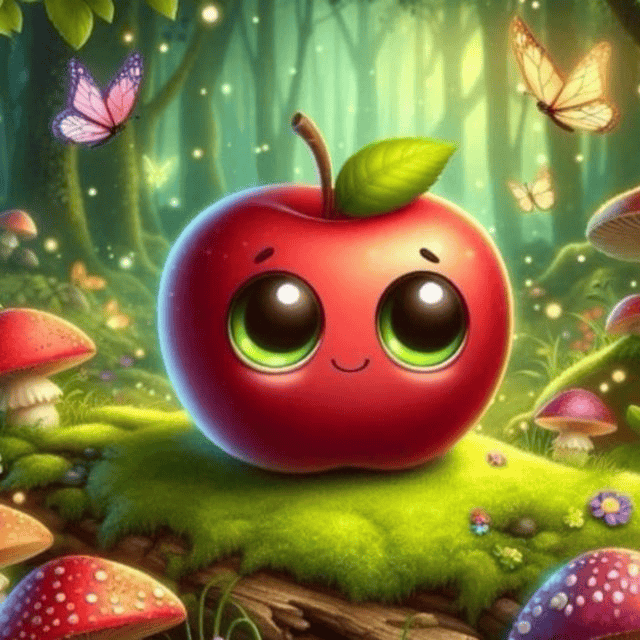
#> input picture input.png, 640 x 640 px
$ python conv.py
#> lines starting #> are read from the running program, lines starting #| are printed output that depends on the picture

import numpy as np
from PIL import Image


def conv_arr(inp: np.ndarray, ker: np.ndarray) -> np.ndarray:

    out = np.zeros_like(inp)

    if ker.size % 2 == 0:
        print("ker.size must be odd")
        return out

    inp_shift = ker.size // 2

    for out_index in range(out.size):

        sum = 0

        for ker_index in range(ker.size):

            inp_index = out_index - inp_shift + ker_index

            if inp_index < 0:
                refl_inp_index = -inp_index
                if refl_inp_index < inp.size:
                    sum += inp[refl_inp_index] * ker[ker_index]

            elif inp_index >= inp.size:
                refl_inp_index = 2 * (inp.size - 1) - inp_index
                if refl_inp_index >= 0:
                    sum += inp[refl_inp_index] * ker[ker_index]

            else:
                sum += inp[inp_index] * ker[ker_index]

        out[out_index] = sum

    return out


def check_mat_ker(ker: np.ndarray) -> bool:

    if ker.ndim != 2:
        print("ker must be 2D matrix")
        return False

    if ker.shape[0] != ker.shape[1]:
        print("ker must be square matrix")
        return False

    if ker.size % 2 == 0:
        print("ker.size must be odd")
        return False

    return True


def conv_mat(inp: np.ndarray, ker: np.ndarray) -> np.ndarray:

    out       = np.zeros_like(inp)
    shift_y   = ker.shape[0] // 2

    if not check_mat_ker(ker):
        return out

    for y in range(out.shape[0]):

        sum_arr = np.zeros_like(out[0])
        ker_y = 0

        for yy in range(y - shift_y, y + shift_y):

            if yy < 0:
                if -yy < out.shape[0]:
                    sum_arr += conv_arr(inp[-yy], ker[ker_y])

            elif yy >= out.shape[0]:
                    inp_y = 2 * (out.shape[0] - 1) - yy
                    if inp_y >= 0:
                        sum_arr += conv_arr(inp[inp_y], ker[ker_y])

            else:
                sum_arr += conv_arr(inp[yy], ker[ker_y])

            ker_y += 1

        out[y] = sum_arr

    return out


def main():

    ker = np.array([[1.2, 1.2, 1.2],
                    [1.2,   0, 1.2],
                    [1.2, 1.2, 1.2]])

    print("ker = \n", ker)

    img = Image.open('input.png').convert('L')
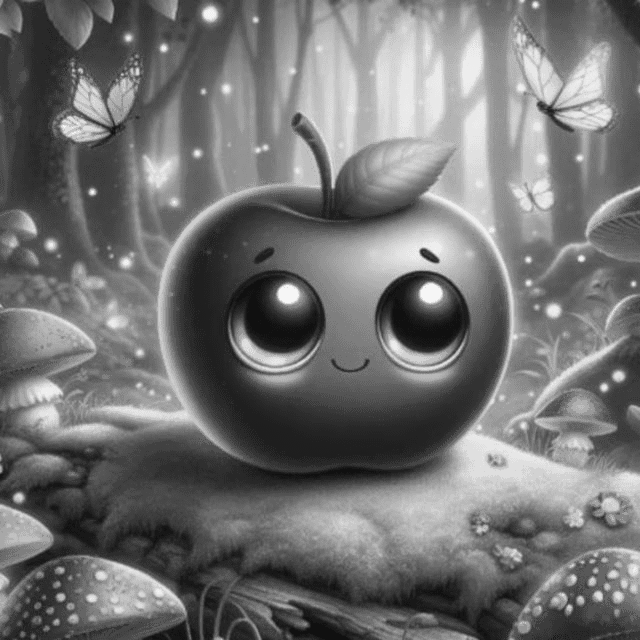
#> img: PIL image 640x640 L; min 16, max 246, mean 114.1
    mat = np.array(img)
    new_mat = conv_mat(mat, ker)
#> after the loop in conv_mat, `for y in range(out.shape[0]):`:
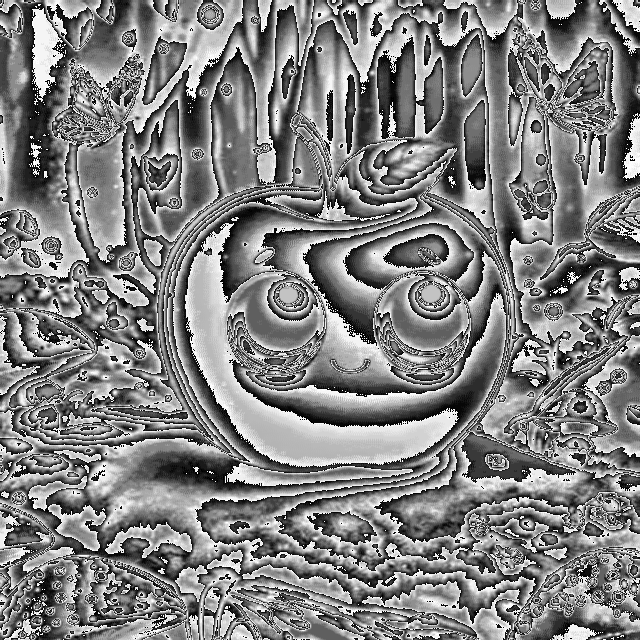
#> out: shape (640, 640); min 0, max 255, mean 129

    new_img = Image.fromarray(new_mat)
    new_img.show()
    new_img.save('output.png')

if __name__ == "__main__":
    main()
